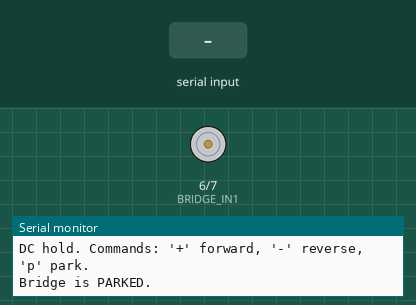
This sketch was run on a simulated Arduino Uno, built with avr-gcc and run on an emulated ATmega328P. On the bench: motor-driver pin pairs drawn as motors (green arrow = first pin HIGH = forward, orange = second pin HIGH = backward, longer = more drive), the last lines printed to the serial monitor. The test bench sets the inputs (shaded band).

Above: at 1.2 s.
1.3 s: "+" received over Serial
At 2.5 s:
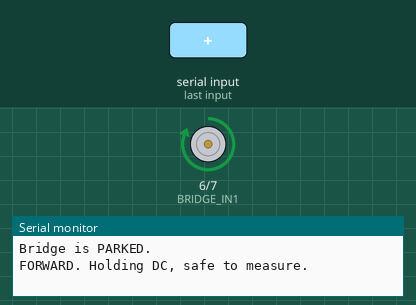
2.8 s: "-" received over Serial
At 3.8 s:
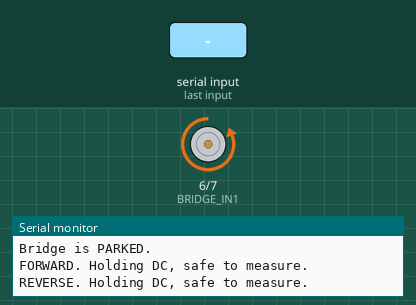
4.3 s: "p" received over Serial
At 4.9 s:
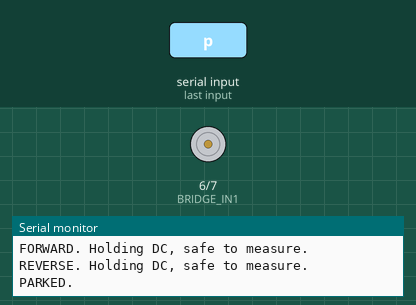
Timing chart, 0 to 7.3 s (numbered marks = the images above; inputs shaded):
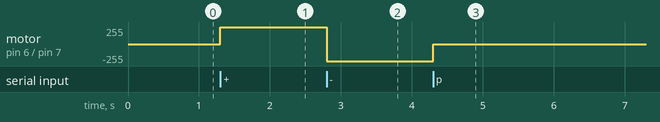

Measured:
- after the input at 1.3 s, motor on pin 6 (BRIDGE_IN1) / pin 7 (BRIDGE_IN2): stopped → forward 255/255 at once
- after the input at 2.8 s, motor on pin 6 (BRIDGE_IN1) / pin 7 (BRIDGE_IN2): forward 255/255 → backward 255/255 at once
- after the input at 4.3 s, motor on pin 6 (BRIDGE_IN1) / pin 7 (BRIDGE_IN2): backward 255/255 → stopped at once

The sketch:

02_dc_hold.ino
```cpp
// 02: DC hold
// Verifies: the L298N H-bridge switches, using a multimeter as the
// reference instrument.
//
// Why this sketch exists: a multimeter cannot track a 150 ms square wave.
// It averages toward zero and reports "no current" while the bridge is
// driving perfectly well, a false reading that cost real debugging time
// on this build (see docs/failure-log.md). Park the bridge in DC and
// the multimeter becomes trustworthy again.
//
// Serial commands: '+' forward, '-' reverse, 'p' park (both inputs LOW).
// Hold a polarity and trace the voltage along the injection path
// (supply, bridge outputs, mux input, electrode) until it disappears.

const int BRIDGE_IN1 = 6;  // L298N IN1
const int BRIDGE_IN2 = 7;  // L298N IN2

void setup() {
  pinMode(BRIDGE_IN1, OUTPUT);
  pinMode(BRIDGE_IN2, OUTPUT);
  // Park on boot: both inputs LOW, no drive.
  digitalWrite(BRIDGE_IN1, LOW);
  digitalWrite(BRIDGE_IN2, LOW);

  Serial.begin(9600);
  while (!Serial) {}
  Serial.println("DC hold. Commands: '+' forward, '-' reverse, 'p' park.");
  Serial.println("Bridge is PARKED.");
}

void loop() {
  if (!Serial.available()) return;

  switch (Serial.read()) {
    case '+':
      digitalWrite(BRIDGE_IN1, HIGH);
      digitalWrite(BRIDGE_IN2, LOW);
      Serial.println("FORWARD. Holding DC, safe to measure.");
      break;
    case '-':
      digitalWrite(BRIDGE_IN1, LOW);
      digitalWrite(BRIDGE_IN2, HIGH);
      Serial.println("REVERSE. Holding DC, safe to measure.");
      break;
    case 'p':
      digitalWrite(BRIDGE_IN1, LOW);
      digitalWrite(BRIDGE_IN2, LOW);
      Serial.println("PARKED.");
      break;
    default:
      break;
  }
}
```
